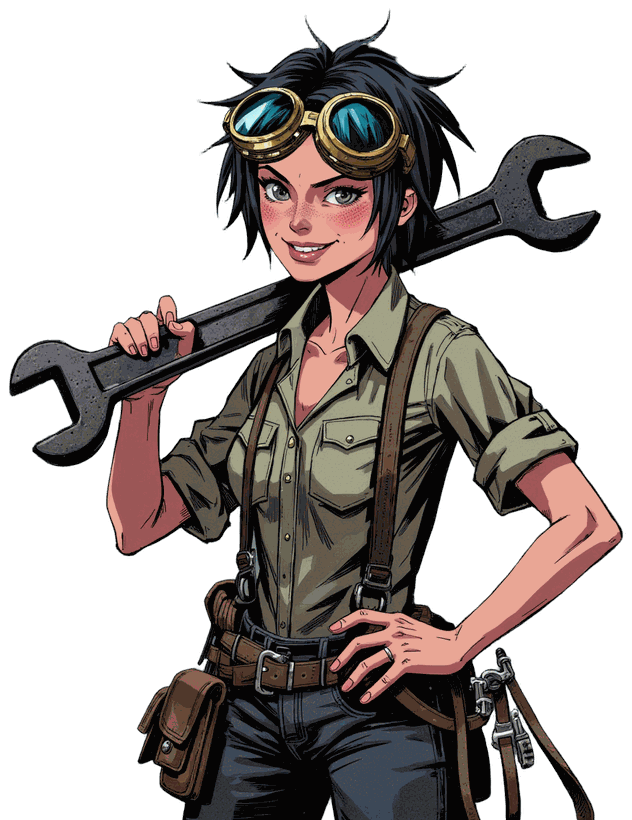
#> input picture data/portraits/ashfall_wright.png, 632 x 820 px, given as the content of the folder ../../../data/portraits/frames, which was not available
$ python idle_preview.py ../../../data/portraits
#> lines starting #> are read from the running program, lines starting #| are printed output that depends on the picture
"""Make MP4 previews of idle animations (frames composited on a dark background, looped N times).

  python -I tools/idle_preview.py <idle folder> [<idle folder> ...] [--loops 4] [--out combined.mp4] [--labels a b]

Each folder is an assets/characters/<char>/idle/<name>/ produced by make_idle.py. Writes <name>_preview.mp4 into
that folder; with several folders and --out it also writes one side-by-side video. MP4 has no alpha channel,
so this is for reviewing only; use the frames, sprite sheet or _alpha.webp in the game.
"""
import argparse, glob, os, shutil, subprocess, tempfile

from PIL import Image, ImageDraw, ImageFont

BG = (38, 38, 44, 255)


def frames_of(folder):
    fr = sorted(glob.glob(os.path.join(folder, "frames", "*.png")))
    if not fr:
        raise SystemExit(f"no frames in {folder}")
    return fr


def composite(path, label=None):
#> called with path = '_only/ashfall_wright.png'
    im = Image.open(path).convert("RGBA")
#> im is the input picture: PIL image 632x820 RGBA; mean R, G, B, A 41.4, 34.7, 32.2, 122.6
    bg = Image.new("RGBA", im.size, BG)
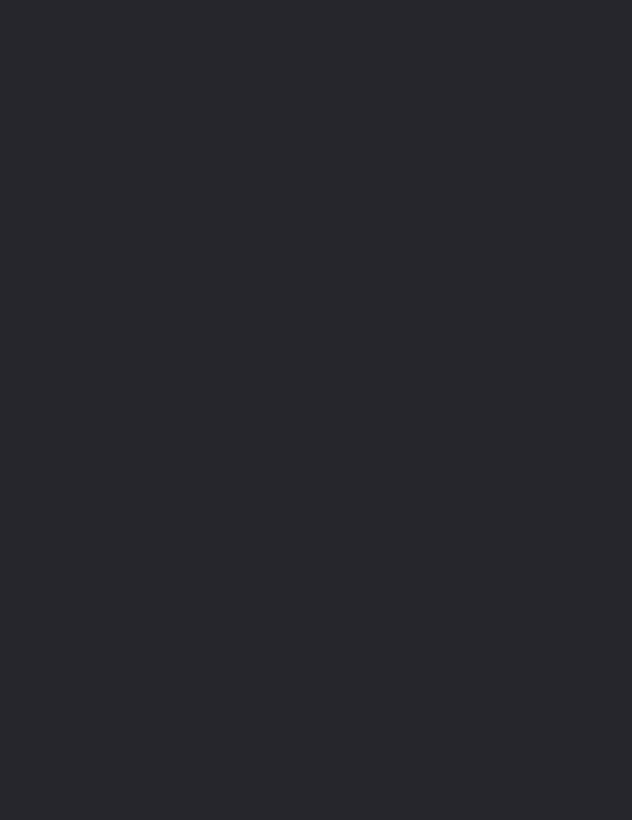
#> bg: PIL image 632x820 RGBA; mean R, G, B, A 38, 38, 44, 255
    bg.alpha_composite(im)
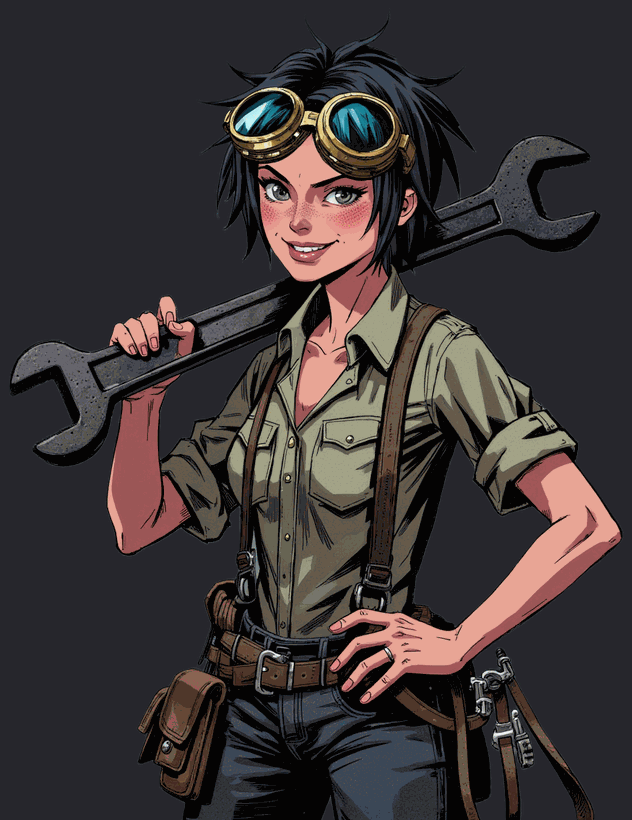
#> bg: PIL image 632x820 RGBA; mean R, G, B, A 59.8, 52.9, 53.6, 255
    out = bg.convert("RGB")
    if label:
        ImageDraw.Draw(out).text((12, 10), label, fill=(235, 235, 235), font=ImageFont.truetype("arial.ttf", 22))
    return out


def encode(images, out, fps, loops):
    tmp = tempfile.mkdtemp(prefix="idleprev_")
    try:
        for i, im in enumerate(images):
            w, h = im.size
            im.crop((0, 0, w - w % 2, h - h % 2)).save(os.path.join(tmp, f"{i:04d}.png"))
        subprocess.run([shutil.which("ffmpeg") or "ffmpeg", "-y", "-loglevel", "error", "-stream_loop", str(loops - 1),
                        "-framerate", str(fps), "-i", os.path.join(tmp, "%04d.png"), "-c:v", "libx264", "-crf", "18",
                        "-pix_fmt", "yuv420p", "-movflags", "+faststart", out], check=True)
    finally:
        shutil.rmtree(tmp)
    print("wrote", out)


def main():
    ap = argparse.ArgumentParser(description=__doc__, formatter_class=argparse.RawDescriptionHelpFormatter)
    ap.add_argument("folders", nargs="+")
    ap.add_argument("--loops", type=int, default=4)
    ap.add_argument("--fps", type=int, default=16)
    ap.add_argument("--labels", nargs="*")
    ap.add_argument("--out", help="side-by-side video of all folders")
    a = ap.parse_args()
    labels = a.labels or [None] * len(a.folders)
    clips = []
    for folder, label in zip(a.folders, labels):
        imgs = [composite(p, label) for p in frames_of(folder)]
#> imgs = 1 item
        encode(imgs, os.path.join(folder, os.path.basename(os.path.normpath(folder)) + "_preview.mp4"), a.fps, a.loops)
#> the loop in encode, `for i, im in enumerate(images):` made 1 pass
#> (w, h) on pass 1: (632, 820)
        clips.append(imgs)
    if a.out and len(clips) > 1:
        n = min(len(c) for c in clips)
        h = min(c[0].size[1] for c in clips)
        side = []
        for i in range(n):
            parts = [c[i].resize((round(c[i].size[0] * h / c[i].size[1]), h)) for c in clips]
            canvas = Image.new("RGB", (sum(p.size[0] for p in parts), h))
            x = 0
            for p in parts:
                canvas.paste(p, (x, 0))
                x += p.size[0]
            side.append(canvas)
        encode(side, a.out, a.fps, a.loops)


if __name__ == "__main__":
    main()

$ run again, on data/portraits/captive_f_2.png
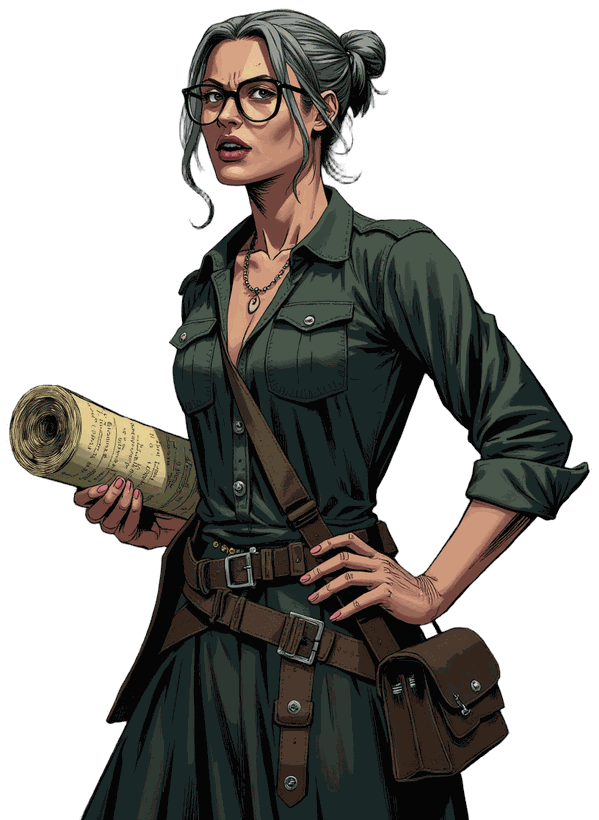
#> input picture data/portraits/captive_f_2.png, 599 x 820 px, given as the content of the folder ../../../data/portraits/frames, which was not available
#> in composite, im is the input picture: PIL image 599x820 RGBA; mean R, G, B, A 30, 28, 24.3, 125.6
#> in composite, `bg.alpha_composite(im)`:
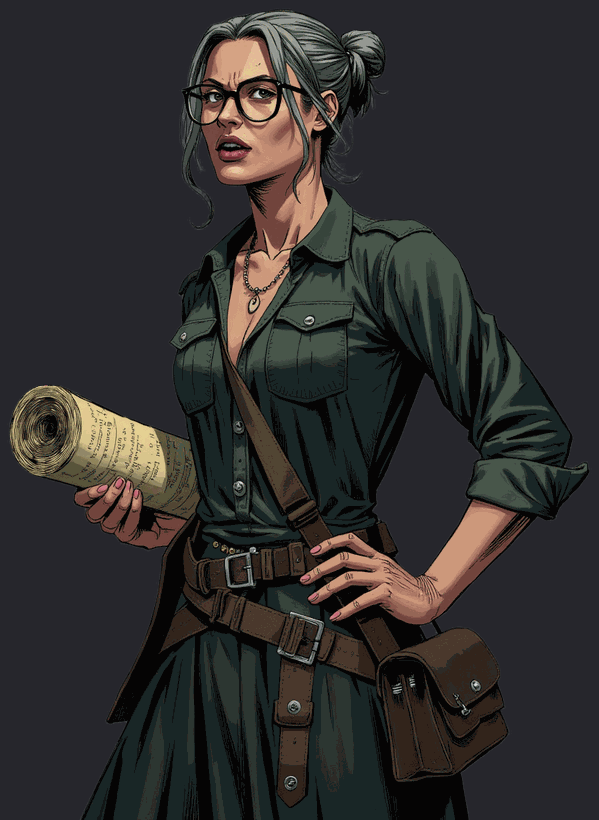
#> bg: PIL image 599x820 RGBA; mean R, G, B, A 48.1, 46.1, 45.5, 255
#> imgs = 1 item
#> the loop in encode, `for i, im in enumerate(images):` made 1 pass
#> (w, h) on pass 1: (599, 820)
#> pass 1, in encode, `im.crop((0, 0, w - w % 2, h - h % 2)).save(os.path.join(tmp, f"{i:04d}..`:
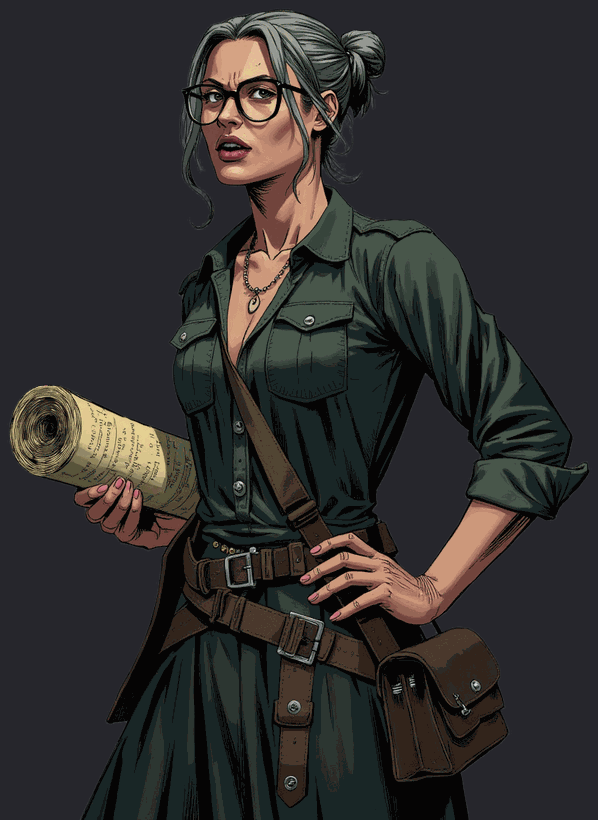
#> saved as 0000.png: PIL image 598x820 RGB; mean R, G, B 48.1, 46.1, 45.5
